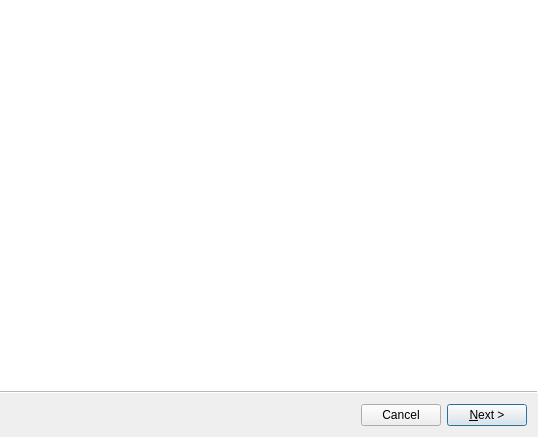
<?xml version="1.0" encoding="UTF-8"?>
<ui version="4.0">
 <class>RecordWizard</class>
 <widget class="QWizard" name="RecordWizard">
  <property name="geometry">
   <rect>
    <x>0</x>
    <y>0</y>
    <width>538</width>
    <height>437</height>
   </rect>
  </property>
  <property name="sizePolicy">
   <sizepolicy hsizetype="Expanding" vsizetype="Expanding">
    <horstretch>0</horstretch>
    <verstretch>0</verstretch>
   </sizepolicy>
  </property>
  <property name="windowTitle">
   <string>Gravação</string>
  </property>
  <property name="windowIcon">
   <iconset resource="icons.qrc">
    <normaloff>:/icons/images/icon.png</normaloff>:/icons/images/icon.png</iconset>
  </property>
  <property name="modal">
   <bool>true</bool>
  </property>
  <property name="wizardStyle">
   <enum>QWizard::ModernStyle</enum>
  </property>
  <property name="options">
   <set>QWizard::CancelButtonOnLeft|QWizard::HelpButtonOnRight|QWizard::NoBackButtonOnLastPage|QWizard::NoBackButtonOnStartPage</set>
  </property>
  <widget class="ActorSetupPage" name="wizActorSetup">
   <attribute name="pageId">
    <string notr="true">1</string>
   </attribute>
   <layout class="QVBoxLayout" name="_2"/>
  </widget>
  <widget class="QWizardPage" name="wizSkeleton">
   <property name="sizePolicy">
    <sizepolicy hsizetype="Expanding" vsizetype="Expanding">
     <horstretch>0</horstretch>
     <verstretch>0</verstretch>
    </sizepolicy>
   </property>
   <property name="title">
    <string>Esqueleto do ator</string>
   </property>
   <property name="subTitle">
    <string>Aguarde até que o esqueleto do ator apareça no desenho.</string>
   </property>
   <attribute name="pageId">
    <string notr="true">2</string>
   </attribute>
   <layout class="QHBoxLayout" name="horizontalLayout">
    <item>
     <layout class="QVBoxLayout" name="laySkeleton">
      <property name="sizeConstraint">
       <enum>QLayout::SetMaximumSize</enum>
      </property>
     </layout>
    </item>
   </layout>
  </widget>
  <widget class="QWizardPage" name="wizFraming">
   <property name="sizePolicy">
    <sizepolicy hsizetype="Expanding" vsizetype="Expanding">
     <horstretch>0</horstretch>
     <verstretch>0</verstretch>
    </sizepolicy>
   </property>
   <property name="title">
    <string>Enquadramento do ator</string>
   </property>
   <property name="subTitle">
    <string>Oriente o ator para ficar com as mãos relaxadas e abaixadas, ao lado da perna. Enquadre a cabeça do ator na linha superior e as mãos na linha inferior. </string>
   </property>
   <attribute name="pageId">
    <string notr="true">3</string>
   </attribute>
   <layout class="QVBoxLayout" name="verticalLayout_4">
    <item>
     <layout class="QVBoxLayout" name="layFramingVideo">
      <property name="sizeConstraint">
       <enum>QLayout::SetMaximumSize</enum>
      </property>
     </layout>
    </item>
   </layout>
  </widget>
  <widget class="QWizardPage" name="wizRecord">
   <property name="sizePolicy">
    <sizepolicy hsizetype="Expanding" vsizetype="Expanding">
     <horstretch>0</horstretch>
     <verstretch>0</verstretch>
    </sizepolicy>
   </property>
   <property name="title">
    <string>Gravando!</string>
   </property>
   <property name="subTitle">
    <string>Clique em gravar para iniciar a gravação e em Finalizar para terminar.</string>
   </property>
   <attribute name="pageId">
    <string notr="true">4</string>
   </attribute>
   <layout class="QVBoxLayout" name="verticalLayout">
    <item>
     <widget class="QPushButton" name="btnRecord">
      <property name="maximumSize">
       <size>
        <width>100</width>
        <height>16777215</height>
       </size>
      </property>
      <property name="text">
       <string>GRAVAR</string>
      </property>
     </widget>
    </item>
    <item>
     <layout class="QVBoxLayout" name="layRecording">
      <property name="sizeConstraint">
       <enum>QLayout::SetMaximumSize</enum>
      </property>
     </layout>
    </item>
   </layout>
  </widget>
 </widget>
 <customwidgets>
  <customwidget>
   <class>ActorSetupPage</class>
   <extends>QWizardPage</extends>
   <header>actorsetuppage.hpp</header>
   <container>1</container>
  </customwidget>
 </customwidgets>
 <tabstops>
  <tabstop>btnRecord</tabstop>
 </tabstops>
 <resources>
  <include location="icons.qrc"/>
 </resources>
 <connections/>
</ui>
